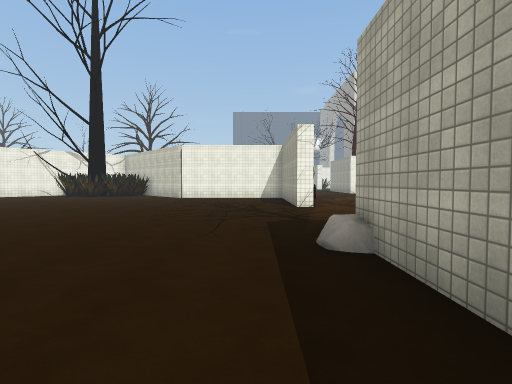
[1] (above)

24 first-person views from a walk through a Unity game level. The camera is 1.5 m above the floor, tilts 2° down and sees 85° across. The floor is counted in squares, 2 m on a side. Each view is taken from the middle of a square. On the plan, view 1 faces up. The plan holds only what a view shows up to about 10 squares ahead; the rest is blank. The place goes on beyond the plan. The player character is not drawn. Some surface patterns are stand-ins.

[2]
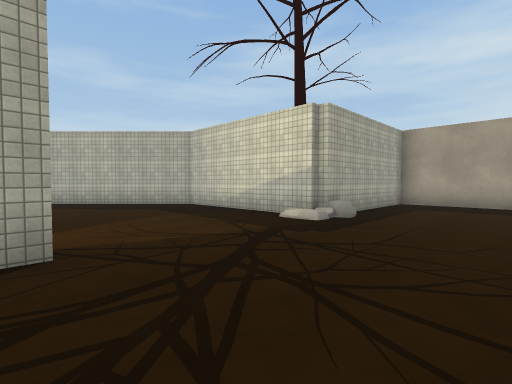

[3]
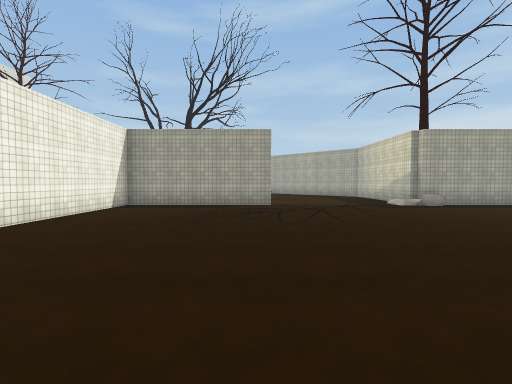

[4]
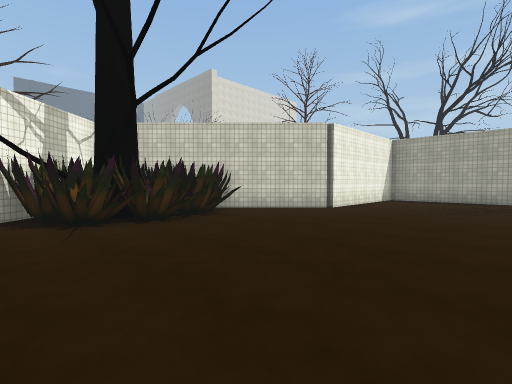

[5]
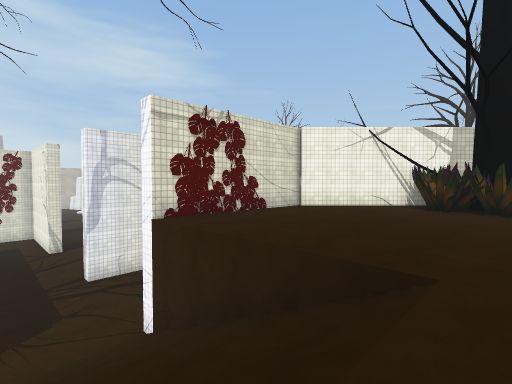

[6]
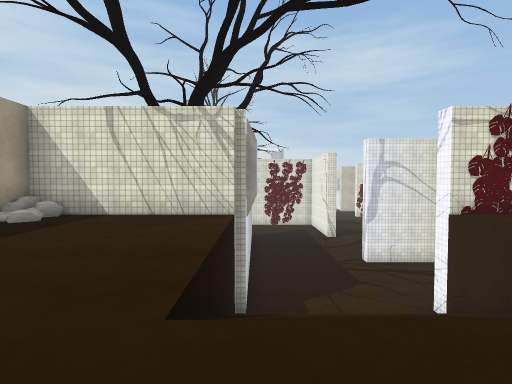

[7]
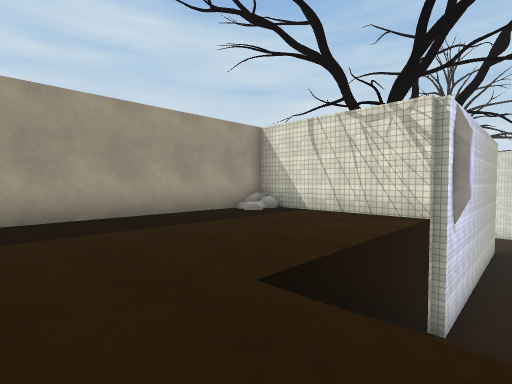

[8]
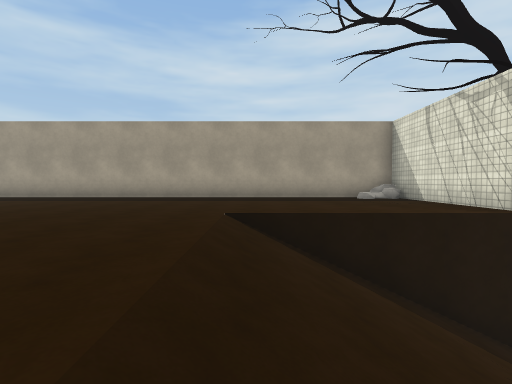

[9]
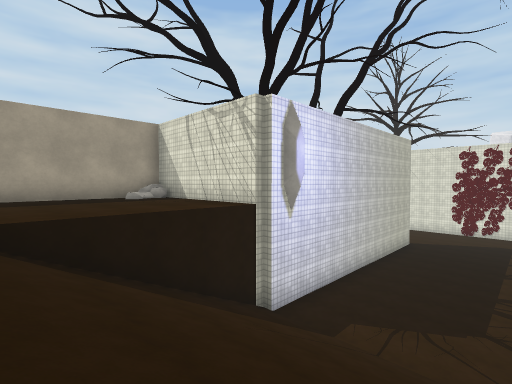

[10]
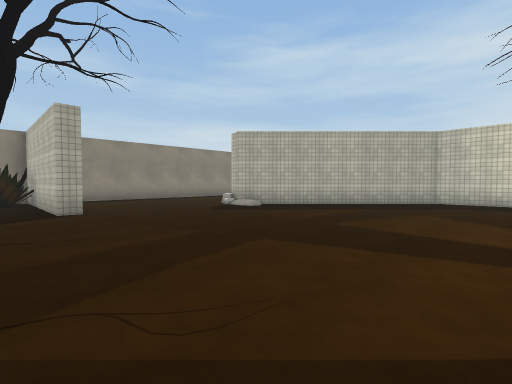

[11]
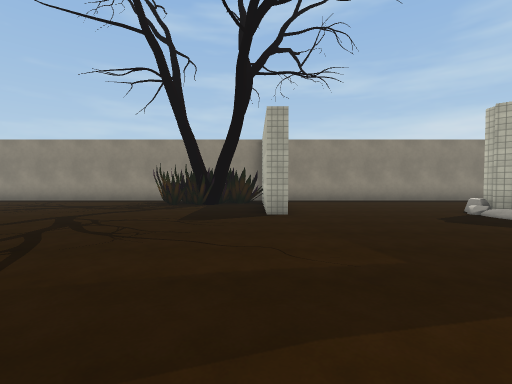

[12]
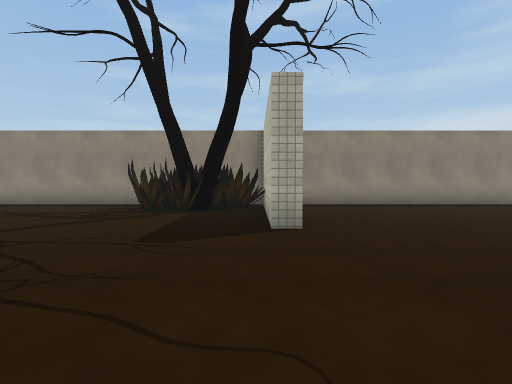

[13]
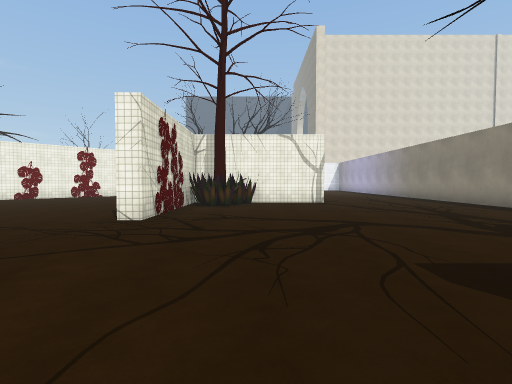

[14]
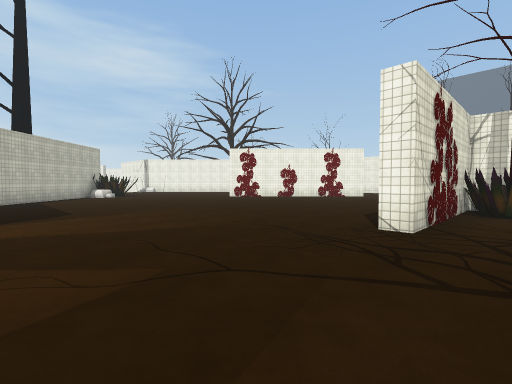

[15]
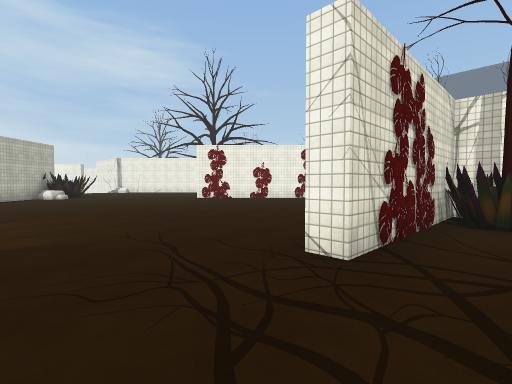

[16]
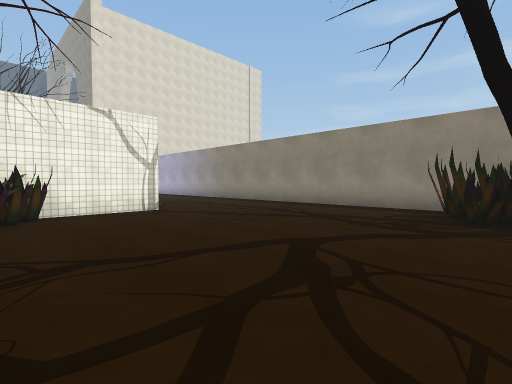

[17]
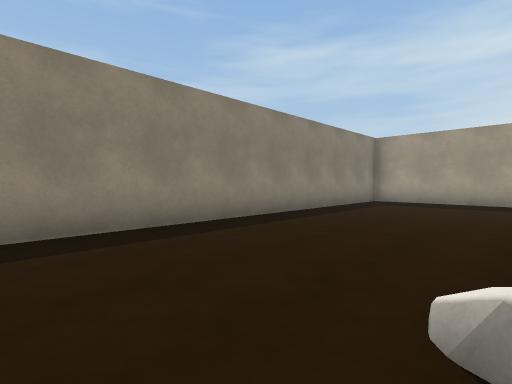

[18]
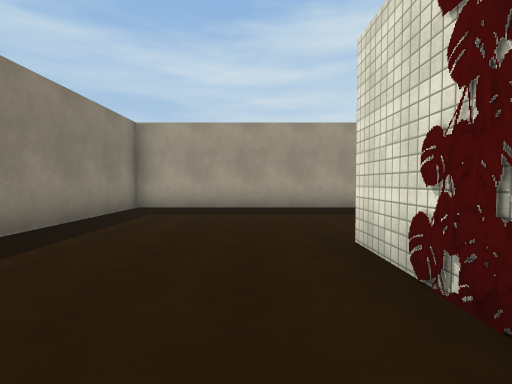

[19]
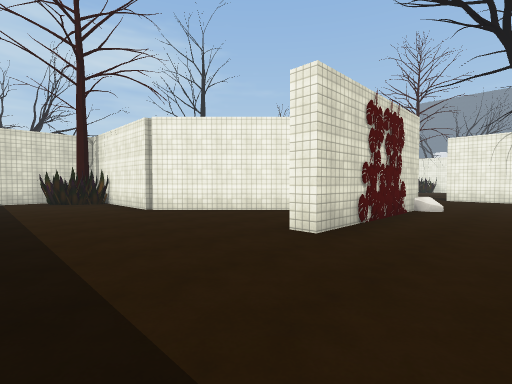

[20]
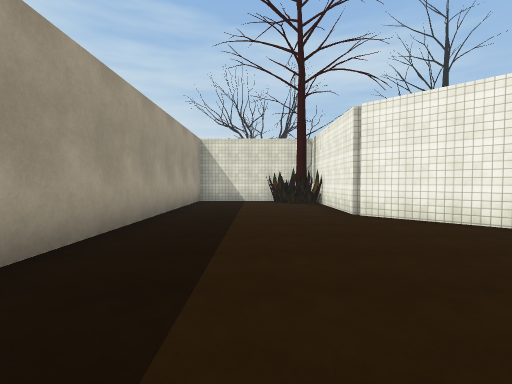

[21]
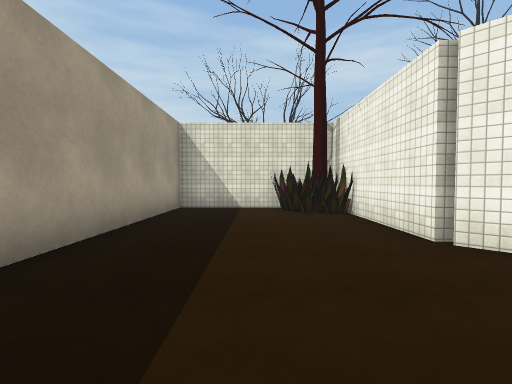

[22]
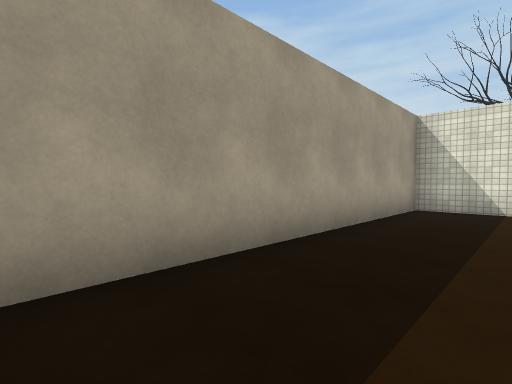

[23]
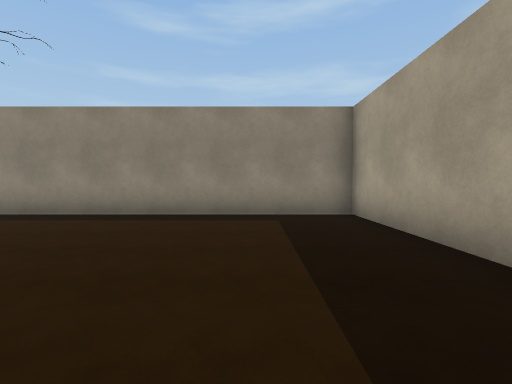

[24]
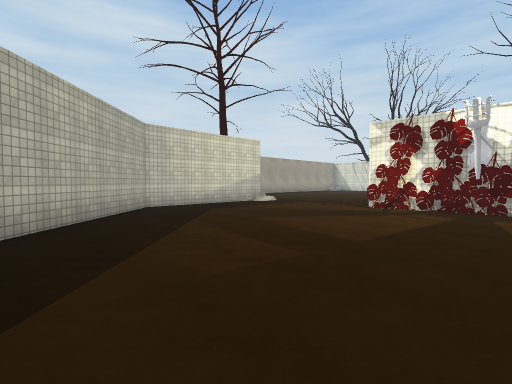

### Floor plan
Key: @ floor where view 1 was taken; # wall or solid block; . main floor; - floor 5 m lower than the main floor; / step, stairs or slope; O other object.
Columns run from 21 left of view 1 to 17 right of it. Each row starts with its distance up from view 1.
 23                      .....  OOO.......#
 22                      ...... OOO.......#
 21                     .......#.O........#
 20                    ........#..........#
 19                   .........#..........#
 18                  .....................#
 17            #OOO ...................OOO#
 16          ##OOOO#...................O
 15         ##.O#OOO##..................OO
 14         #..OOOO..######..........###O##
 13        ##.............#  ............ #
 12        #..............#...............#
 11        #..............#O..............#
 10   #--- #..............#...............#
  9   #----#..............#..........O....#
  8 --------/////...................##....#
  7 --------/////.................###.....#
  6 --------/////................##.#.....#
  5  -------/////...............##..#.....#
  4  #######/////.........//#####...#.....#
  3        #..............O#OO............#
  2        #..............#OO.............#
  1        #..............#...............#
  0        #.............@#...............#
 -1        #O.............#...............#
 -2        ################################

Where each view was taken, in squares from view 1:
view 1: 0 up, 0 right, facing up
view 2: 9 up, 2 left, facing down-right
view 3: 9 up, 8 left, facing right
view 4: 9 up, 11 left, facing up-right
view 5: 6 up, 8 left, facing up-left
view 6: 4 up, 7 left, facing left
view 7: 5 up, 7 left, facing down-left
view 8: 8 up, 9 left, facing down
view 9: 8 up, 9 left, facing down-left
view 10: 15 up, 4 right, facing down-right
view 11: 14 up, 5 right, facing right
view 12: 14 up, 7 right, facing right
view 13: 13 up, 9 right, facing up
view 14: 14 up, 8 right, facing up-left
view 15: 16 up, 8 right, facing up-left
view 16: 16 up, 8 right, facing up-right
view 17: 10 up, 12 right, facing down-right
view 18: 7 up, 13 right, facing down
view 19: 0 up, 14 right, facing up-left
view 20: 1 up, 13 right, facing left
view 21: 1 up, 10 right, facing left
view 22: 1 up, 10 right, facing down-left
view 23: 1 up, 10 right, facing right
view 24: 12 up, 10 right, facing down-left
